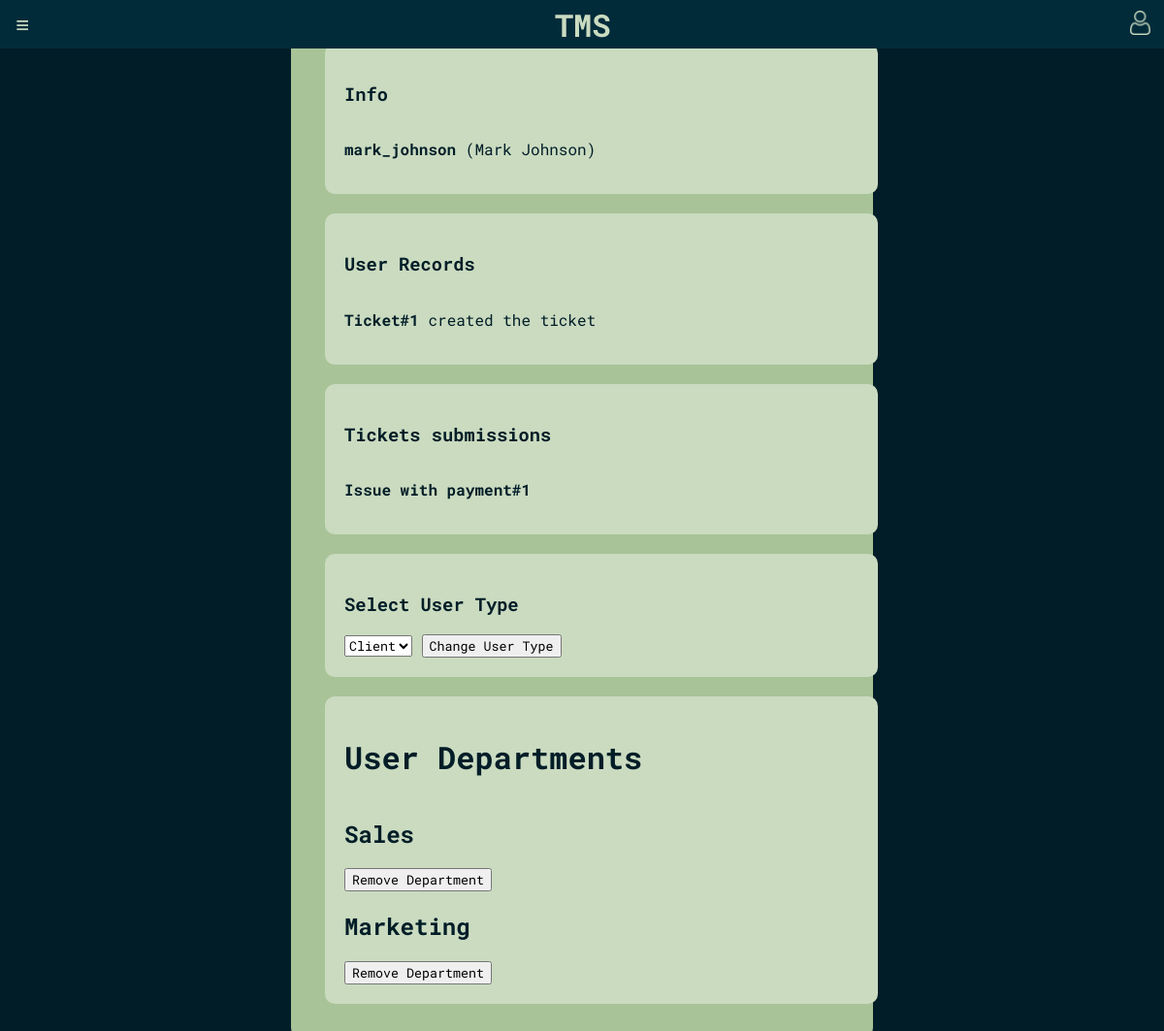
Screenshot of /pages/user_dashboard.php?id=3 (signed in) with the database file from the repository.
### tables this page shows
CREATE TABLE users (
    id INTEGER PRIMARY KEY AUTOINCREMENT,
    username TEXT,
    password CHAR(256) NOT NULL,
    full_name TEXT,
    email TEXT NOT NULL UNIQUE,
    user_type TEXT CHECK(user_type IN ('admin', 'agent', 'client'))
);

CREATE TABLE ticket_records (
    id INTEGER PRIMARY KEY AUTOINCREMENT,
    action TEXT NOT NULL,
    changed_at TIMESTAMP DEFAULT CURRENT_TIMESTAMP,
    ticket_id INTEGER REFERENCES tickets(id),
    author_id INTEGER REFERENCES users(id)
);

CREATE TABLE tickets (
    id INTEGER PRIMARY KEY AUTOINCREMENT,
    title TEXT NOT NULL,
    description TEXT NOT NULL,
    priority INTEGER CHECK(priority BETWEEN 1 AND 5),
    status_id INTEGER REFERENCES status(id) ON DELETE CASCADE,
    created_by INTEGER NOT NULL REFERENCES users(id) ON DELETE CASCADE,
    assigned_to INTEGER REFERENCES users(id) ON DELETE CASCADE,
    created_at TIMESTAMP DEFAULT CURRENT_TIMESTAMP,
    department_id INTEGER REFERENCES departments(id) ON DELETE CASCADE
);

CREATE TABLE departments (
    id INTEGER PRIMARY KEY AUTOINCREMENT,
    name TEXT NOT NULL
);

### pages/user_dashboard.php (called while the page is built, shortened)
<?php
require_once(__DIR__.'/../templates/user/user_dashboard.php');
?>

### database/user.php (called while the page is built, shortened)
<?php
  function get_full_name($id) {
    global $dbh;
    try {
        $stmt = $dbh->prepare('SELECT full_name FROM users WHERE id = ?');
        $stmt->execute(array($id));
        if($row = $stmt->fetch()) {
            return $row['full_name'];
        }
    }catch(PDOException $e) {
        return -1;
    }
  }
  function get_username_by_id($id) {
    global $dbh;
    try {
        $stmt = $dbh->prepare('SELECT username FROM users WHERE id = ?');
        $stmt->execute(array($id));
        if($row = $stmt->fetch()) {
            return $row['username'];
        }
    }catch(PDOException $e) {
        return -1;
    }
  }
  function get_user_type_by_id($id){
    global $dbh;
    try {
      $stmt = $dbh->prepare('SELECT user_type FROM users WHERE id = ?');
      $stmt->execute(array($id));
      if($row = $stmt->fetch()) {
        return $row['user_type'];
    }
    }catch(PDOException $e) {
      return "error getting user type";
    }
  }
?>

### database/tickets.php (called while the page is built, shortened)
<?php
function get_ticket_submissions_by_user($user_id){
    global $dbh;
    try {
        $stmt = $dbh->prepare('SELECT * FROM tickets WHERE created_by = ?');
        $stmt->execute(array($user_id));
        $tickets = $stmt->fetchAll(PDO::FETCH_ASSOC);
        return $tickets;
    } catch(PDOException $e) {
        return -1;
    }
}
function get_ticket_records_by_author($author_id){
    global $dbh;
    try {
        $stmt = $dbh->prepare('SELECT * FROM ticket_records WHERE author_id = ?');
        $stmt->execute(array($author_id));
        $ticket_records = $stmt->fetchAll(PDO::FETCH_ASSOC);
        return $ticket_records;
    } catch(PDOException $e) {
        return -1;
    }
}
?>

### database/departments.php (called while the page is built, shortened)
<?php
function get_department_by_id($id){
    global $dbh;
    try {
        $stmt = $dbh->prepare('SELECT name FROM departments WHERE id = ?');
        $stmt->execute(array($id));
        $department = $stmt->fetch(PDO::FETCH_ASSOC);
        return $department['name'];
    } catch(PDOException $e) {
        return -1;
    }
}
function get_departments_by_agent_id($agent_id){
    global $dbh;
    try {
        $stmt = $dbh->prepare('SELECT department_id FROM agent_department WHERE agent_id = ?');
        $stmt->execute(array($agent_id));
        $departments = $stmt->fetchAll(PDO::FETCH_COLUMN, 0);
        return $departments;
    } catch(PDOException $e) {
        return [];
    }
}
?>

### templates/user/user_dashboard.php (the view, shortened to what this page needs)
<!DOCTYPE html>
<html>
<head>
    <link rel="stylesheet" href="/css/style.css">
    <link rel="stylesheet" href="/css/positioning.css">
    <link rel="stylesheet" href="/css/user/style.css">
</head>
<body>
    <?php require(__DIR__.'/../common/header.php'); ?>
    <div class="wrapper">
        <?php require(__DIR__.'/../common/sidebar.php');
        require_once(__DIR__.'/../../database/tickets.php');
        require_once(__DIR__.'/../../database/user.php');
        require_once(__DIR__.'/../../database/departments.php');
        ?>
        <main class="dashboard">
            <div class="user-info dash-box">
                <h3>Info</h3>
                <?php
                    $user_id = $_SESSION['target_user_id'];
                    echo "<p> <strong>" . htmlentities(get_username_by_id($user_id)) . "</strong> " .
                         "(".htmlentities( get_full_name($user_id)) . ")". "</p>";
                ?>
            </div>
            <div class="user-records dash-box">
            <h3>User Records</h3>
            <div class="scrollable" style="max-height: 200px; overflow-y: auto;">
                <?php
                $ticketsRecords = get_ticket_records_by_author($user_id);
                foreach ($ticketsRecords as $record) {
                    echo "<p><strong> Ticket#" . htmlentities($record['id'])."</strong> " .
                        htmlentities($record['action']) . "</p>";
                }
                ?>
            </div>
        </div>
            <div class="user-tickets dash-box">
                <h3>Tickets submissions</h3>
                <?php
                $tickets_submitted = get_ticket_submissions_by_user($user_id);
                foreach ($tickets_submitted as $ticket) {
                    echo "<p> <strong>" . htmlentities($ticket['title']) ."#" . htmlentities($ticket['id']). "</strong> " .
                          "</p>";
                }
                ?>
            </div>
            <?php
            $currentUserType = $_SESSION['user_type'];
            $target_user_type =  get_user_type_by_id($user_id);
            ?>
            <?php if ($currentUserType === 'admin') { ?>
                <div class="user-type-selection dash-box">
                    <h3>Select User Type</h3>
                    <form action="../../actions/change_user_type.php" method="post">
                        <select id="user-type" name="user-type">
                            <option value="client" <?php if ($target_user_type === 'client') { echo 'selected'; } ?>>Client</option>
                        </select>
                        <input type="submit" value="Change User Type">
                    </form>
                </div>
            <?php } ?>
            <div class="user-departments dash-box">
                <h1>User Departments</h1>
                <?php
                $user_departments = get_departments_by_agent_id($user_id);
                foreach ($user_departments as $department_id) {
                    echo '<div class="user-department-item">';
                    echo '<h2 class="user-department-title" id="' . $department_id . '">' . htmlentities(get_department_by_id($department_id)) . '</h2>';
                    if($_SESSION['user_type'] === 'admin') {
                        echo '<button class="remove-user-button" data-user-id=" '.$user_id .'" data-department-id="'.$department_id.'">Remove Department</button>';
                    }
                    echo '</div>';
                }
                ?>
            </div>
        </main>
    </div>
</body>
</html>

### css/style.css (style rules this page uses)
:root { --main-blue: #022B3A; --main-blue-darker: #011D27; --tea-green: #CADBC0; --tea-green-light: #A8C397; --pink-bittersweet: #F97068; --pink-melon: #FCB4B1; --white: #f0f0f0; --almost-white: #e5e5e5; --blue-gradient: linear-gradient(90deg, rgba(2,0,36,1) 77%, rgba(9,9,121,1) 100%); --bg-blue-gradient: linear-gradient(160deg, #000529 0%, #80D0C7 100%); }
* { font-family: 'Roboto Mono', monospace !important; }
body { padding:0; margin:0; background: var(--main-blue-darker); color:var(--tea-green); font-family: 'Roboto Mono', monospace; }

### css/positioning.css (style rules this page uses)
:root { --main-blue: #022B3A; --main-blue-darker: #011D27; --tea-green: #CADBC0; --tea-green-light: #A8C397; --pink-bittersweet: #F97068; --pink-melon: #FCB4B1; }
.wrapper { display: flex; flex-direction: column; height: 100%; }
main { width: 100%; }

### css/user/style.css (style rules this page uses)
.dashboard { border-radius: 10px; background-color: var(--tea-green-light); width: 50%; margin: 10px auto; padding: 15px; box-sizing: border-box; }
.dash-box { color: var(--main-blue-darker); background: var(--tea-green); padding: 20px; border-radius: 10px; width: 100%; height: 100%; text-align: left; display: flex; flex-direction: column; justify-content: space-between; align-items: flex-start; overflow-y: auto; box-sizing: border-box; margin: 20px; }
.scrollable { border-radius: 10px; overflow-y: auto; box-sizing: border-box; max-height: auto; max-width: 90%; }

### rows the page displays
users: username "mark_johnson", full_name "Mark Johnson", user-type "Client"
ticket_records: id "1", action "created the ticket"
tickets: title "Issue with payment", id "1"
departments: name "Sales"
departments: name "Marketing"
